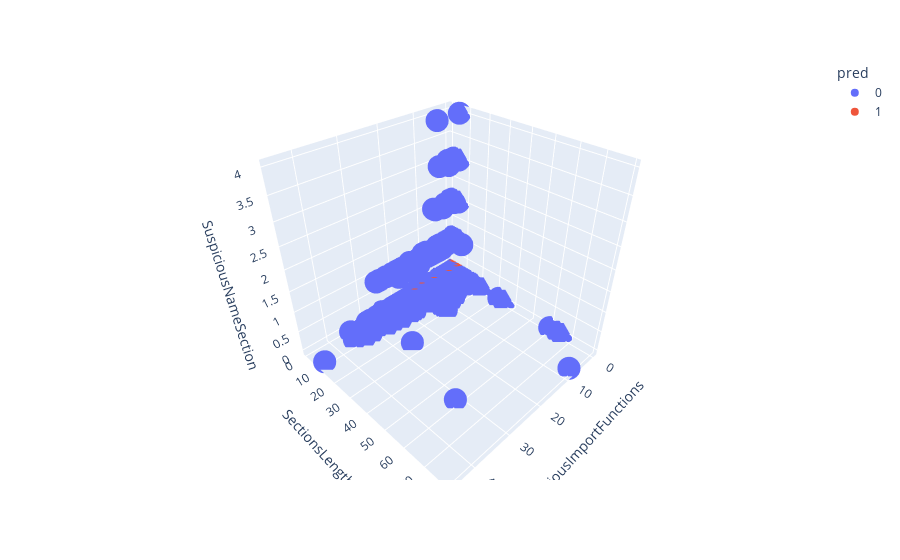

Notebook source saved alongside this figure:
### Code cell
# 알고리즘이 어떻게 동작했는지 알아보고자 알고리즘의 군집을 그래프로 나타냄
# k-means 알고리즘으로 훈련한 각각의 샘플이 어느 군집에 속하여 있는지 예측
fig = px.scatter_3d(
    df,
    x="SuspiciousImportFunctions",
    y="SectionsLength",
    z="SuspiciousNameSection",
    color="pred",
)
fig.show()

### Figure 1 — Plotly figure (JSON) as saved in the notebook; plotly's stock layout.template omitted (floating-point values rounded to 4 significant figures; data arrays with more than 128 entries replaced by an {"elided": "..."} marker saying what was removed)
{"data": [{"hovertemplate": "pred=0<br>SuspiciousImportFunctions=%{x}<br>SectionsLength=%{y}<br>SuspiciousNameSection=%{z}<extra></extra>", "legendgroup": "0", "marker": {"color": "#636efa", "symbol": "circle"}, "mode": "markers", "name": "0", "scene": "scene", "showlegend": true, "type": "scatter3d", "x": {"elided": "19526 int values"}, "y": {"elided": "19526 int values"}, "z": {"elided": "19526 int values"}}, {"hovertemplate": "pred=1<br>SuspiciousImportFunctions=%{x}<br>SectionsLength=%{y}<br>SuspiciousNameSection=%{z}<extra></extra>", "legendgroup": "1", "marker": {"color": "#EF553B", "symbol": "circle"}, "mode": "markers", "name": "1", "scene": "scene", "showlegend": true, "type": "scatter3d", "x": [9, 9, 16, 0, 13, 0, 0, 0, 0, 0, 0, 0, 0, 0, 0, 0, 0, 0, 4, 0, 0, 0, 0, 0, 0, 0, 0, 0, 0, 0, 0, 0, 0, 0, 0, 0, 0, 0, 0, 0, 0, 0, 0, 0, 0, 0, 0, 0, 0, 0, 0, 0, 0, 0, 1, 0, 0, 0, 0, 0, 0, 0, 0, 0, 0, 0, 0, 0, 0, 0, 0, 0, 0, 0, 0, 0, 0, 0, 0, 0, 0, 0, 0, 0, 0], "y": [6, 6, 6, 4, 5, 4, 4, 4, 4, 4, 4, 4, 4, 4, 2, 4, 4, 4, 7, 4, 4, 4, 4, 4, 4, 4, 4, 4, 4, 4, 4, 4, 4, 4, 4, 4, 4, 4, 4, 4, 4, 4, 4, 4, 4, 4, 4, 4, 4, 4, 4, 4, 4, 4, 7, 4, 4, 2, 3, 4, 7, 3, 4, 4, 4, 4, 4, 8, 4, 4, 4, 6, 4, 4, 4, 4, 4, 4, 4, 4, 4, 4, 2, 4, 4], "z": [0, 0, 0, 0, 0, 0, 0, 0, 0, 0, 0, 0, 0, 0, 0, 0, 0, 0, 0, 0, 0, 0, 0, 0, 0, 0, 0, 0, 0, 0, 0, 0, 0, 0, 0, 0, 0, 0, 0, 0, 0, 0, 0, 0, 0, 0, 0, 0, 0, 0, 0, 0, 0, 0, 0, 0, 0, 0, 0, 0, 0, 0, 0, 0, 0, 0, 0, 0, 0, 0, 0, 0, 0, 0, 0, 0, 0, 0, 0, 0, 0, 0, 0, 0, 0]}], "layout": {"legend": {"title": {"text": "pred"}, "tracegroupgap": 0}, "margin": {"t": 60}, "scene": {"domain": {"x": [0, 1], "y": [0, 1]}, "xaxis": {"title": {"text": "SuspiciousImportFunctions"}}, "yaxis": {"title": {"text": "SectionsLength"}}, "zaxis": {"title": {"text": "SuspiciousNameSection"}}}}}
